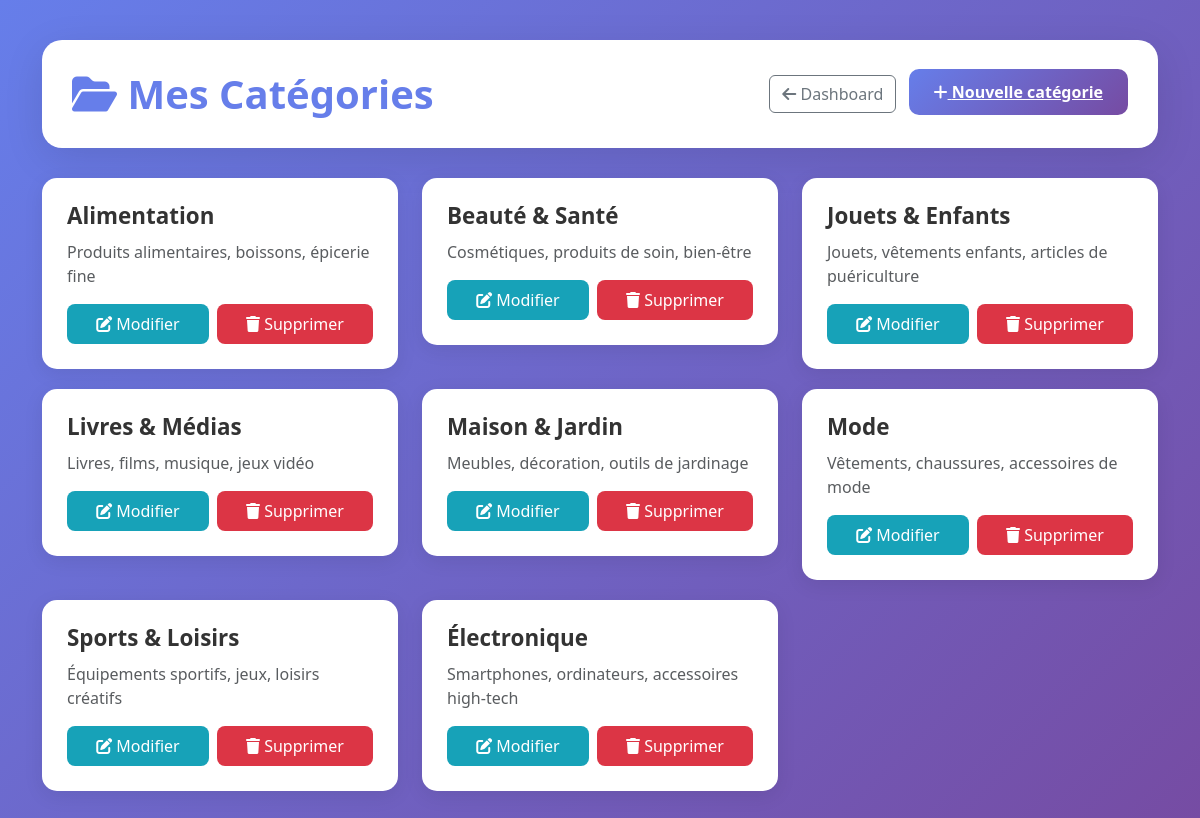
Page /products/categories/ on the committed database.
### products/models.py (models this page shows, shortened)
class Category(models.Model):
    name = models.CharField(max_length=100, verbose_name="Nom de la catégorie")
    description = models.TextField(blank=True, verbose_name="Description")
    image = models.ImageField(upload_to='categories/', blank=True, null=True, verbose_name="Image")
    created_at = models.DateTimeField(auto_now_add=True)
    class Meta:
        verbose_name = "Catégorie"
        verbose_name_plural = "Catégories"
        ordering = ['name']

### products/views.py (the view)
# urls.py: path('categories/', views.category_list, name='category_list'),
def category_list(request):
    categories = Category.objects.all()
    return render(request, 'category/category_list.html', {'categories': categories})

### products/templates/category/category_list.html (shortened to what this page needs)
<!DOCTYPE html>
<html lang="fr">
<head>
<link href="https://cdn.jsdelivr.net/npm/bootstrap@5.3.2/dist/css/bootstrap.min.css" rel="stylesheet">
<link href="https://cdnjs.cloudflare.com/ajax/libs/font-awesome/6.4.0/css/all.min.css" rel="stylesheet">
</head>
<body>
    <div class="container">
        <div class="page-header">
            <div class="d-flex justify-content-between align-items-center flex-wrap">
                <h1><i class="fas fa-folder-open"></i> Mes Catégories</h1>
                <div>
                    <a href="{% url 'dashboard_vendor' %}" class="btn btn-outline-secondary me-2">
                        <i class="fas fa-arrow-left"></i> Dashboard
                    </a>
                    <a href="{% url 'category_create' %}" class="btn-add">
                        <i class="fas fa-plus"></i> Nouvelle catégorie
                    </a>
                </div>
            </div>
        </div>
        {% if categories %}
            <div class="row">
                {% for category in categories %}
                <div class="col-md-6 col-lg-4">
                    <div class="category-card">
                        <h3 class="category-name">{{ category.name }}</h3>
                        <p class="text-muted">{{ category.description|truncatewords:15 }}</p>
                        <div class="d-flex gap-2 mt-3">
                            <a href="{% url 'category_update' category.id %}" class="btn-edit flex-fill text-center">
                                <i class="fas fa-edit"></i> Modifier
                            </a>
                            <a href="{% url 'category_delete' category.id %}" class="btn-delete flex-fill text-center">
                                <i class="fas fa-trash"></i> Supprimer
                            </a>
                        </div>
                    </div>
                </div>
                {% endfor %}
            </div>
        {% endif %}
    </div>
</body>
</html>

### products/templates/category/category_list.html (style rules this page uses)
body { font-family: 'Segoe UI', sans-serif; background: linear-gradient(135deg, #667eea 0%, #764ba2 100%); min-height: 100vh; padding: 40px 0; }
.page-header { background: white; border-radius: 20px; padding: 30px; margin-bottom: 30px; box-shadow: 0 10px 40px rgba(0,0,0,0.1); }
.page-header h1 { color: #667eea; font-weight: 700; margin: 0; }
.category-card { background: white; border-radius: 15px; padding: 25px; margin-bottom: 20px; box-shadow: 0 5px 20px rgba(0,0,0,0.08); transition: transform 0.2s; }
.category-name { font-size: 1.4rem; font-weight: 700; color: #333; margin-bottom: 10px; }
.btn-add { background: linear-gradient(135deg, #667eea 0%, #764ba2 100%); color: white; border: none; padding: 12px 25px; border-radius: 10px; font-weight: 600; }
.btn-edit { background: #17a2b8; color: white; padding: 8px 15px; border-radius: 8px; text-decoration: none; }
.btn-delete { background: #dc3545; color: white; padding: 8px 15px; border-radius: 8px; text-decoration: none; }

### rows in the picture
Category: name "Alimentation", description "Produits alimentaires, boissons, épicerie fine"
Category: name "Beauté & Santé", description "Cosmétiques, produits de soin, bien-être"
Category: name "Jouets & Enfants", description "Jouets, vêtements enfants, articles de puériculture"
Category: name "Livres & Médias", description "Livres, films, musique, jeux vidéo"
Category: name "Maison & Jardin", description "Meubles, décoration, outils de jardinage"
Category: name "Mode", description "Vêtements, chaussures, accessoires de mode"
Category: name "Sports & Loisirs", description "Équipements sportifs, jeux, loisirs créatifs"
Category: name "Électronique", description "Smartphones, ordinateurs, accessoires high-tech"
